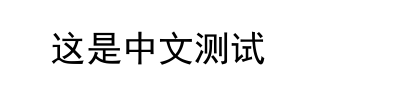
#> input picture mistake_book/test_chinese.png, 400 x 100 px
$ python -i image_processor.py   (imports and definitions only)
#> lines starting #> are read from the running program, lines starting #| are printed output that depends on the picture
"""截图压缩和OCR预处理"""

from pathlib import Path
from PIL import Image, ImageEnhance, ImageFilter
import logging
import tempfile
import uuid

logger = logging.getLogger(__name__)


class ImageProcessor:
    """图片处理器 - 提供压缩和OCR预处理功能"""

    # [31 lines left out: function compress, not called in this run]

    def preprocess_for_ocr(self, image_path: Path, enhance: bool = True) -> Path:
        """
        OCR预处理 - 提高识别准确率

        Args:
            image_path: 原图路径
            enhance: 是否进行增强处理

        Returns:
            处理后的图片路径（使用临时文件，避免中文路径问题）
        """
#> called with image_path = '../../../test_chinese.png', enhance = True
        try:
            img = Image.open(image_path)
#> img is the input picture: PIL image 400x100 RGB; min 0, max 255, mean 241.9

            # 1. 转为灰度图
            img = img.convert("L")
#> img: PIL image 400x100 L

            if enhance:
                # 2. 增强对比度
                enhancer = ImageEnhance.Contrast(img)
                img = enhancer.enhance(1.5)
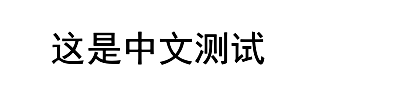
#> img: PIL image 400x100 L; min 0, max 255, mean 240.4

                # 3. 锐化
                img = img.filter(ImageFilter.SHARPEN)

                # 4. 去噪
                img = img.filter(ImageFilter.MedianFilter(size=3))
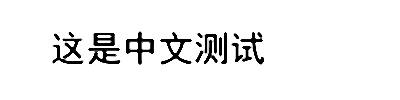
#> img: PIL image 400x100 L; min 0, max 255, mean 240.6

            # 使用临时文件，避免中文路径问题
            # 生成唯一的临时文件名
            temp_dir = Path(tempfile.gettempdir())
            temp_filename = f"ocr_processed_{uuid.uuid4().hex}{image_path.suffix}"
            output_path = temp_dir / temp_filename

            img.save(output_path)

            logger.info(f"图片预处理成功: {output_path}")
            return output_path

        except Exception as e:
            logger.error(f"图片预处理失败: {e}")
            return image_path

    # [73 lines left out: functions auto_rotate, crop_to_content, not called in this run]

>>> result = ImageProcessor().preprocess_for_ocr('../../../test_chinese.png')

$ run again, on mistake_book/test_english.png
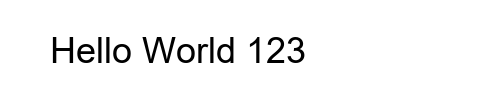
#> input picture mistake_book/test_english.png, 500 x 100 px
#> in preprocess_for_ocr, img is the input picture: PIL image 500x100 RGB; min 0, max 255, mean 245.1
#> in preprocess_for_ocr, `img = enhancer.enhance(1.5)`:
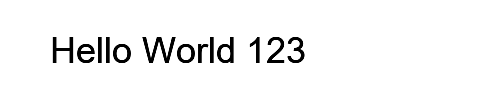
#> img: PIL image 500x100 L; min 0, max 255, mean 244.1

$ run again, on mistake_book/test_mixed.png
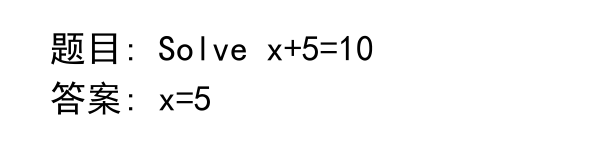
#> input picture mistake_book/test_mixed.png, 600 x 150 px
#> in preprocess_for_ocr, img is the input picture: PIL image 600x150 RGB; min 0, max 255, mean 246.1
#> in preprocess_for_ocr, `img = img.filter(ImageFilter.SHARPEN)`:
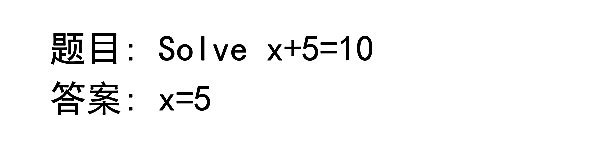
#> img: PIL image 600x150 L; min 0, max 255, mean 245
